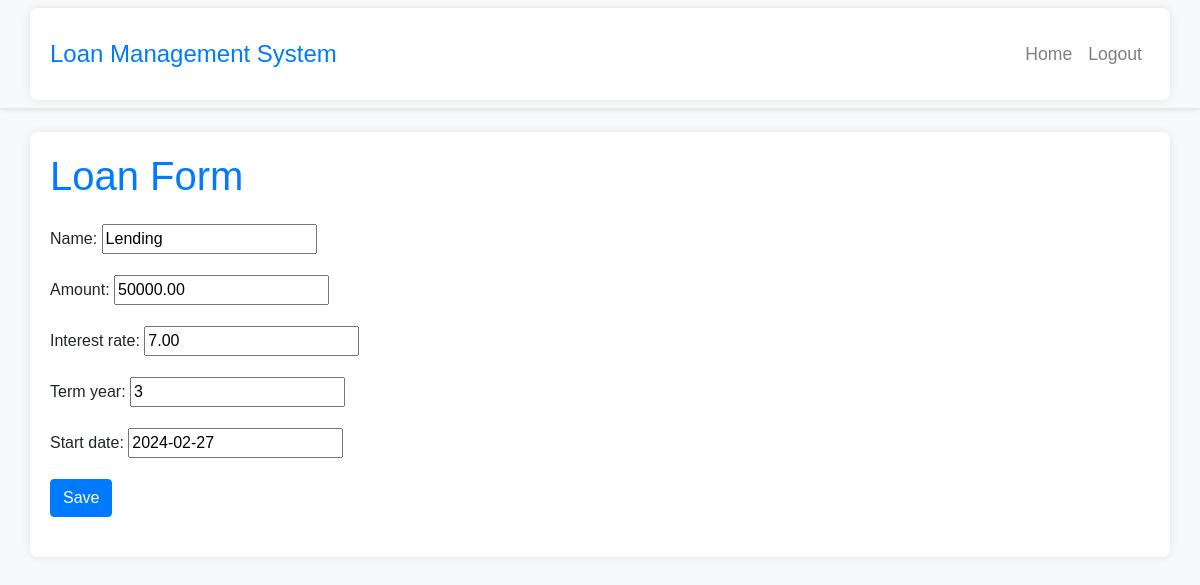
The app's page /loans/loan/10/edit/ (signed in) with its own data.
### loans/models.py (models this page shows, shortened)
class Loan(models.Model):
    user = models.ForeignKey(User, on_delete=models.CASCADE)
    name = models.CharField(max_length=100, null = True)
    amount = models.DecimalField(max_digits=10, decimal_places=2)
    interest_rate = models.DecimalField(max_digits=5, decimal_places=2)
    term_year = models.IntegerField()
    start_date = models.DateField(default="yyyy-mm-dd")
    status = models.CharField(max_length=20, default='Pending')

### loans/views.py (the view)
# urls.py: path('loan/<int:pk>/edit/', views.loan_update, name='loan_update'),
@login_required
def loan_update(request, pk):
    loan = Loan.objects.get(pk=pk)
    if request.method == 'POST':
        form = LoanForm(request.POST, instance=loan)
        if form.is_valid():
            form.save()
            return redirect('loan_detail', pk=pk)
    else:
        form = LoanForm(instance=loan)
    return render(request, 'loans/loan_form.html', {'form': form})

### loans/forms.py
class LoanForm(forms.ModelForm):
    class Meta:
        model = Loan
        fields = ['name','amount', 'interest_rate', 'term_year', 'start_date']

### loans/templates/loans/loan_form.html (shortened to what this page needs)
{% extends "index.html" %}
{% block content %}
<h1 class="mb-4">Loan Form</h1>
<form method="post" class="needs-validation" novalidate>
    {{ form.as_p }}
    <button type="submit" class="btn btn-primary">Save</button>
</form>
{% endblock %}

### loans/static/loans/style.css (style rules this page uses)
body { font-family: Arial, sans-serif; background-color: #f8f9fa; }
h1 { color: #007bff; }
form { margin: 20px 0; }
button { background-color: #3498db; color: white; border: none; padding: 10px 15px; cursor: pointer; }

### records on screen
Loan: name "Lending", amount "50000.00", interest_rate "7.00", term_year "3", start_date "2024-02-27"
